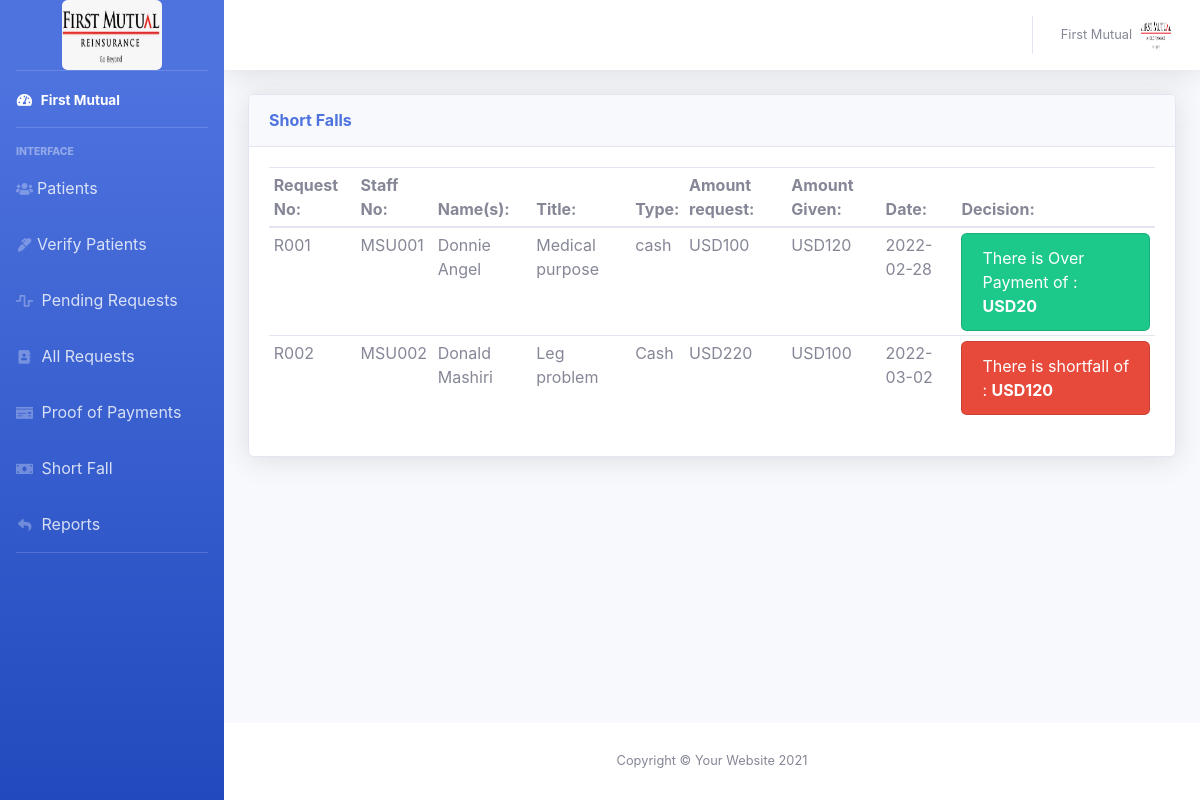
/admin/shortfall.php, run on the app's committed database.
### tables this page shows
CREATE TABLE `patient_requests` (
  `request_id` int(11) NOT NULL,
  `staff_id` int(11) NOT NULL,
  `title` varchar(255) NOT NULL,
  `description` text NOT NULL,
  `amount` double NOT NULL,
  `req_type` varchar(255) NOT NULL,
  `date` date NOT NULL,
  `req_status1` varchar(255) NOT NULL DEFAULT 'pending',
  `amountgiven` varchar(255) DEFAULT NULL
);

CREATE TABLE `msustaff` (
  `staff_id` int(11) NOT NULL,
  `firstName` varchar(255) NOT NULL,
  `lastName` varchar(255) NOT NULL,
  `email` varchar(255) NOT NULL,
  `department` varchar(255) NOT NULL,
  `password` varchar(255) NOT NULL
);

### admin/shortfall.php (the view, shortened to what this page needs)
<?php include_once ('../includes/header.php'); ?>
<?php include_once ('topbar.php'); ?>
    <div class="container-fluid">
        <div class="row">
            <div class="col-xl-12 col-lg-12">
                <div class="card shadow mb-4">
                    <div
                        class="card-header py-3 d-flex flex-row align-items-center justify-content-between">
                        <h6 class="m-0 font-weight-bold text-primary">Short Falls</h6>
                    </div>
                    <div class="card-body">
                        <table class="table table-sm">
                            <thead>
                            <tr>
                                <th scope='col'>Request No: </th>
                                <th scope='col'>Staff No: </th>
                                <th scope='col'>Name(s): </th>
                                <th scope='col'>Title: </th>
                                <th scope='col'>Type: </th>
                                <th scope='col'>Amount request: </th>
                                <th scope='col'>Amount Given: </th>
                                <th scope='col'>Date: </th>
                                <th scope='col'>Decision: </th>
                            </tr>
                            </thead>
                            <tbody>
                            <?php
                            $sql = "SELECT * FROM patient_requests JOIN msustaff ON patient_requests.staff_id = msustaff.staff_id
                                    WHERE patient_requests.req_status1 = 'approved' ";
                            $result = $conn->query($sql);
                            if ($result->num_rows > 0) {
                                while($row = $result->fetch_assoc()) {
                                    $staff_id = $row["staff_id"];
                                    $firstName = $row["firstName"];
                                    $lastName = $row["lastName"];
                                    $title = $row["title"];
                                    $amount = $row["amount"];
                                    $amountgiven = $row["amountgiven"];
                                    $req_type = $row["req_type"];
                                    $date = $row["date"];
                                    $shortfall = $amount - $amountgiven;
                                    $overpay = $amountgiven - $amount;
                                    ?>
                                    <tr>
                                        <td><?php echo "R00".$staff_id ?></td>
                                        <td><?php echo "MSU00".$staff_id ?></td>
                                        <td><?php echo $firstName .' '. $lastName ?></td>
                                        <td><?php echo $title ?></td>
                                        <td><?php echo $req_type ?></td>
                                        <td><?php echo "USD". $amount ?></td>
                                        <td><?php echo "USD". $amountgiven ?></td>
                                        <td><?php echo $date ?></td>
                                        <td>
                                            <?php
                                               if($amount === $amountgiven){
                                                   echo "<p class='alert alert-success'>Completed</p>";
                                               }elseif($amount >= $amountgiven){
                                                   echo "<ul class='list-group '>
                                                          <li class='list-group-item bg-danger text-white'>There is shortfall of : <strong>
                                                          USD$shortfall</strong> </li> </ul>";
                                               }elseif($amount <= $amountgiven){
                                                   echo "<ul class='list-group '>
                                                          <li class='list-group-item bg-success text-white'>There is Over Payment of : <strong>
                                                           USD$overpay</strong> </li> </ul>";
                                               }else{
                                                   echo "<p class='alert alert-success'>Completed</p>";
                                               }
                                            ?>
                                        </td>
                                    </tr>
                                    <?php
                                }
                            } else {
                                echo "0 results";
                            }
                            ?>
                            </tbody>
                        </table>
                    </div>
                </div>
            </div>
        </div>
    </div>
    </div>
<?php include_once ('../includes/footer.php'); ?>

### data on the page
patient_requests: staff.staff_id "1", staff.firstName "Donnie", staff.lastName "Angel", title "Medical purpose", req_type "cash", amount "100", amountgiven "120", date "2022-02-28", overpay "20"
patient_requests: staff.staff_id "2", staff.firstName "Donald", staff.lastName "Mashiri", title "Leg problem", req_type "Cash", amount "220", amountgiven "100", date "2022-03-02", shortfall "120"
